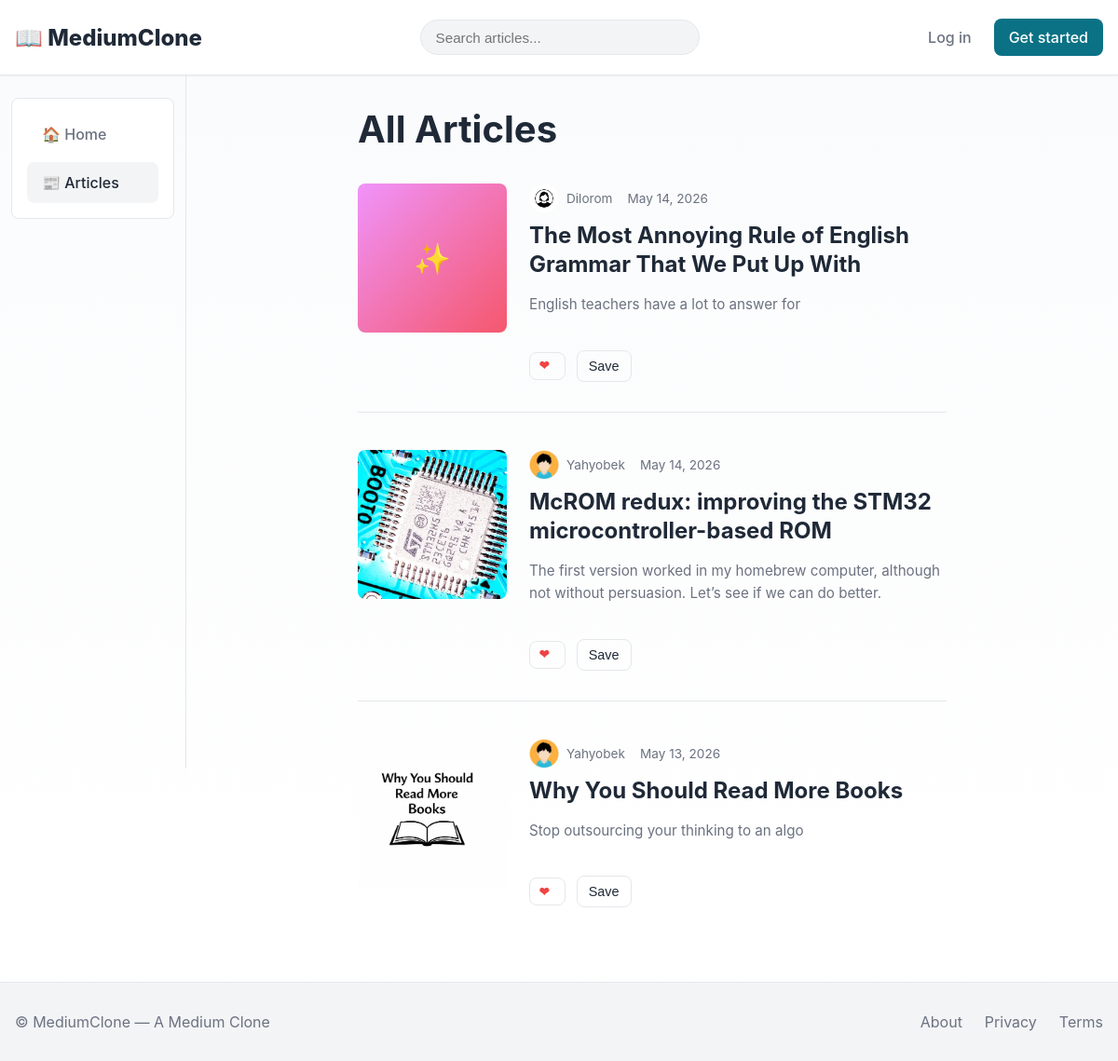
/articles/, run on an earlier commit of the app's database.
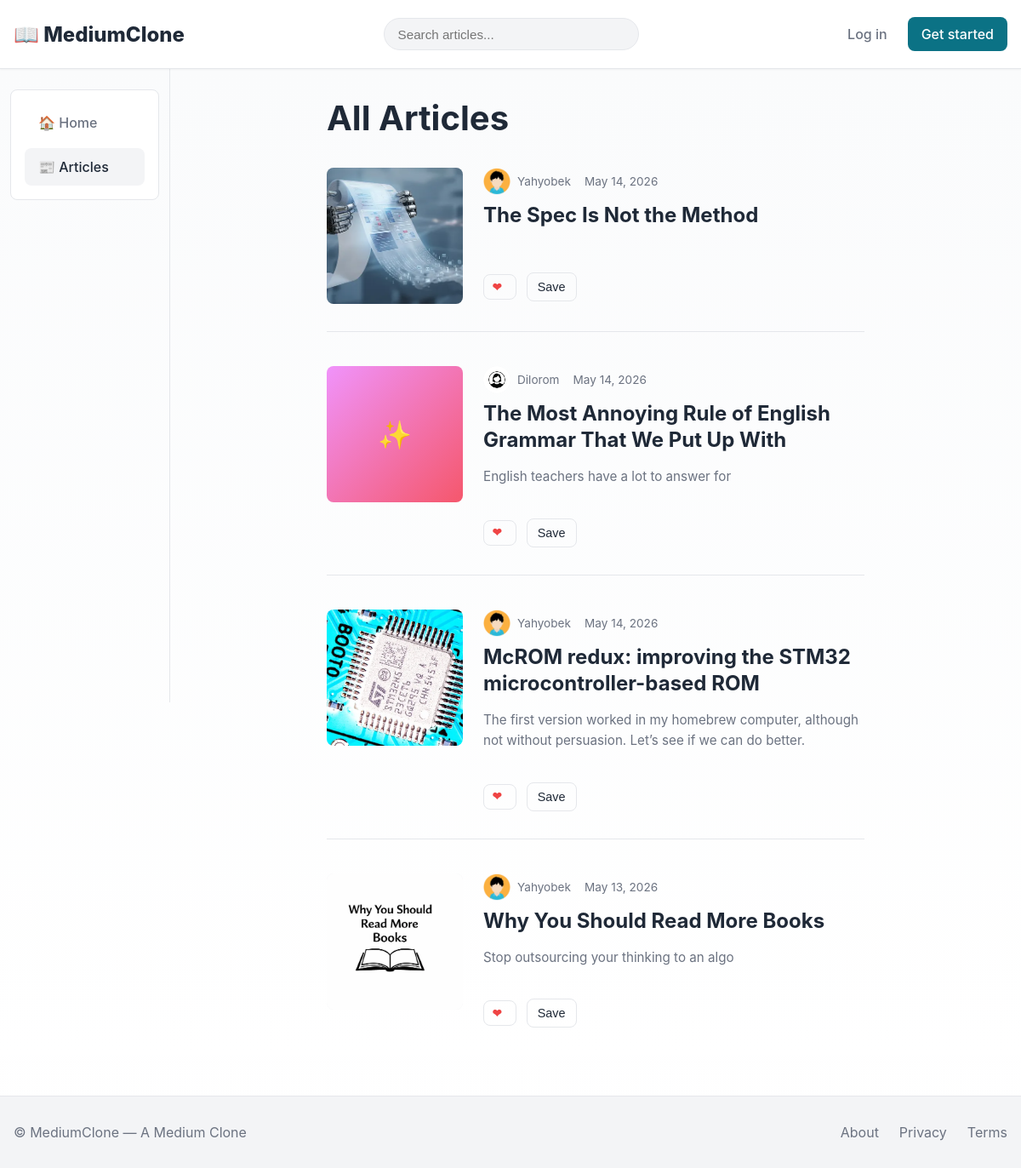
And on a later commit of the database.
### articles/models.py (models this page shows, shortened)
class Article(models.Model):
    STATUS_CHOICES = (("draft", "Draft"), ("published", "Published"))
    author = models.ForeignKey(settings.AUTH_USER_MODEL, on_delete=models.CASCADE, related_name="articles")
    title = models.CharField(max_length=255)
    slug = models.SlugField(max_length=300, unique=True, blank=True)
    body = models.TextField()
    excerpt = models.TextField(blank=True)
    status = models.CharField(max_length=10, choices=STATUS_CHOICES, default="draft")
    tags = models.ManyToManyField(Tag, blank=True, related_name="articles")
    is_member_only = models.BooleanField(
        default=False,
        help_text="Only followers can read this article"
    )
    cover_image = models.ImageField(upload_to="article_covers/", blank=True, null=True)
    views_count = models.PositiveIntegerField(default=0)
    created_at = models.DateTimeField(auto_now_add=True)
    updated_at = models.DateTimeField(auto_now=True)
    published_at = models.DateTimeField(blank=True, null=True)
    class Meta:
        ordering = ["-published_at", "-created_at"]
        indexes = [models.Index(fields=["-published_at", "status"])]
    def get_absolute_url(self):
        return reverse("articles:detail", kwargs={"slug": self.slug})

### accounts/models.py (models this page shows, shortened)
class CustomUser(AbstractUser):
    bio = models.TextField(blank=True)
    avatar = models.ImageField(upload_to="avatars/", blank=True, null=True)
    website = models.URLField(blank=True)

### articles/views.py (the view)
# urls.py: path("", views.ArticleListView.as_view(), name="list"),
class ArticleListView(ListView):
    model = Article
    template_name = "articles/article_list.html"
    paginate_by = 10
    def get_queryset(self):
        qs = Article.objects.filter(status="published").select_related("author").prefetch_related("tags")
        q = self.request.GET.get("q")
        if q:
            qs = qs.filter(title__icontains=q) | qs.filter(body__icontains=q)
        user = self.request.user
        if user.is_authenticated:
            user_bookmarks = Bookmark.objects.filter(
                article=OuterRef('pk'),
                user=user
            )
            qs = qs.annotate(user_has_bookmarked=Exists(user_bookmarks))
        return qs

### articles/templates/articles/article_list.html (shortened to what this page needs)
{% extends "core/base.html" %}
{% block content %}
<div style="display:flex;gap:0;width:100%">
  <aside class="left-sidebar">
    <div class="card">
      <ul>
        <li class="nav-item"><a href="{% url 'core:home' %}">🏠 Home</a></li>
        <li class="nav-item"><a href="{% url 'articles:list' %}" class="active">📰 Articles</a></li>
      </ul>
    </div>
  </aside>
  <section class="center-feed">
    <h1 style="margin-bottom:2rem">All Articles</h1>
    <div class="article-feed">
      {% for article in object_list %}
        <div class="article-item">
          {% if article.cover_image %}
            <div class="article-cover">
              <a href="{{ article.get_absolute_url }}" style="display:block;width:100%;height:100%">
                <img src="{{ article.cover_image.url }}" alt="{{ article.title }}" loading="lazy">
              </a>
            </div>
          {% else %}
            <div class="article-cover">
              <div style="width:100%;height:100%;background:linear-gradient(135deg,#f093fb 0%,#f5576c 100%);display:flex;align-items:center;justify-content:center;color:white;font-weight:700;font-size:2rem">
                ✨
              </div>
            </div>
          {% endif %}
          <div class="article-content">
            <div class="article-meta">
              <div class="article-author">
                {% if article.author.avatar %}
                  <div class="article-author-avatar">
                    <img src="{{ article.author.avatar.url }}" alt="">
                  </div>
                {% else %}
                  <div class="article-author-avatar">{{ article.author.username|slice:":1"|upper }}</div>
                {% endif %}
                <span><a href="{% url 'accounts:profile' article.author.username %}">{{ article.author.username }}</a></span>
              </div>
              <span>{{ article.published_at|date:"M j, Y" }}</span>
            </div>
            <h2><a href="{{ article.get_absolute_url }}">{{ article.title }}</a></h2>
            <p class="article-excerpt">
              {% if article.excerpt %}
                {{ article.excerpt|truncatewords:40 }}
              {% else %}
                {{ article.body.html|striptags|truncatewords:40 }}
              {% endif %}
            </p>
            <div class="article-actions">
          <button id="like-btn" class="like-btn {% if object.user_has_liked %}liked{% endif %}" data-article-id="{{ object.id }}">
              <span class="heart">❤</span>
          </button>
                      <button id="bookmark-btn"
                        class="btn {% if object.user_has_bookmarked %}saved{% endif %}"
                        data-article-id="{{ object.id }}" title="Save to library">
                        <span class="label">Save</span>
                    </button>
            </div>
          </div>
        </div>
      {% empty %}
        <div class="card" style="padding:2rem;text-align:center">
          <p>No articles found.</p>
        </div>
      {% endfor %}
    </div>
  </section>
</div>
{% endblock %}

What changed in the data, as far as the page shows it:
added Article: cover_image (picture), author.avatar (picture), author.username "Yahyobek", published_at "May 14, 2026", title "The Spec Is Not the Method"
